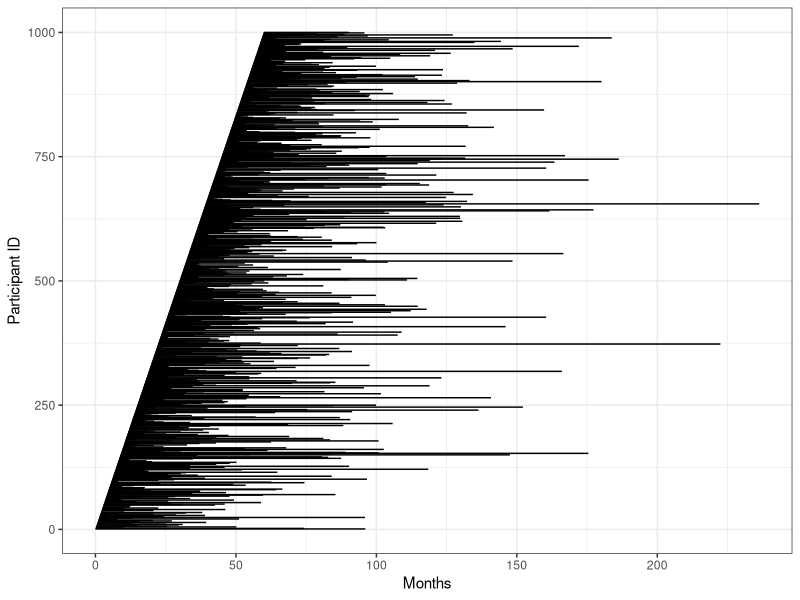
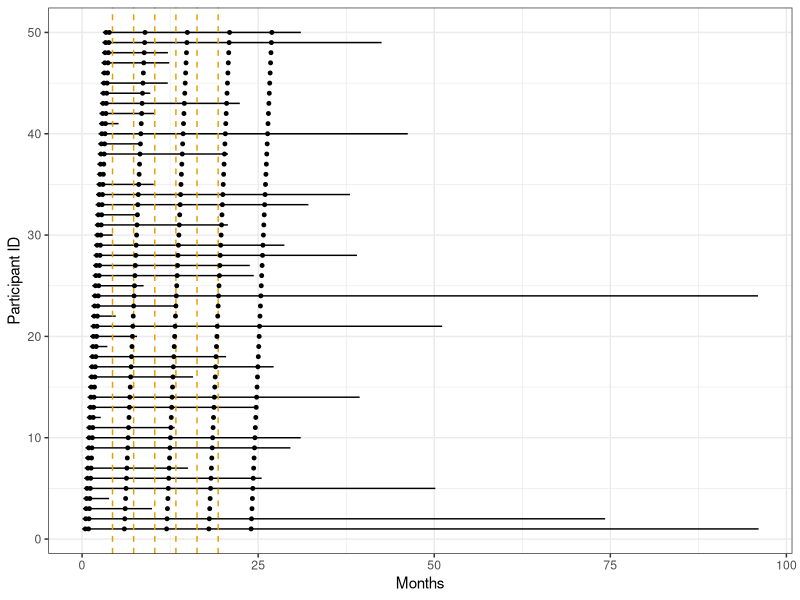
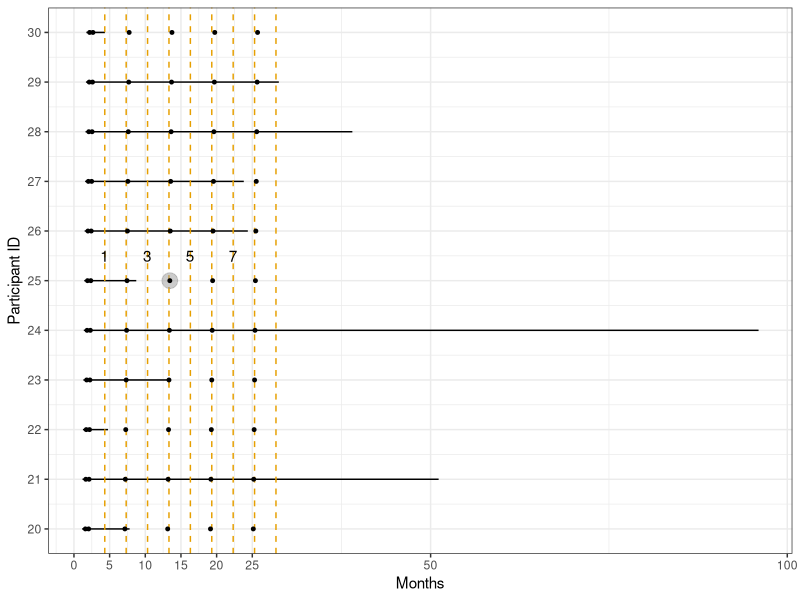

These charts were generated, in order, by the following R code:
## ---- chunk 1
knitr::opts_chunk$set(echo = TRUE)
## ---- chunk 2
suppressPackageStartupMessages(library(data.table))
suppressPackageStartupMessages(library(truncnorm))
suppressPackageStartupMessages(library(ggplot2))
suppressPackageStartupMessages(library(dplyr))
suppressPackageStartupMessages(library(tidyr))

ggplot2::theme_set(theme_bw())
## ---- chunk 3

day_to_month <- function(x){return(x / days_per_month)}
# colourblind palette
cbPalette <- c("#999999", "#E69F00", "#56B4E9", "#009E73", 
               "#F0E442", "#0072B2", "#D55E00", "#CC79A7")

set.seed(2)
n <- 1000
interim_period <- 3
people_per_interim_period <- 50
months_per_person <- interim_period / people_per_interim_period
max_age_fu_months <- 36
median_time_to_event <- 20
days_per_month <- 365.25/12

dt <- data.table(id = numeric(n),
                 accrt = numeric(n),      # time of randomisation
                 age_months = numeric(n), # age at time of randomisation
                 trial_months_at_max_age = numeric(n),
                 evtt = numeric(n),
                 cent_at_interim = rep(NA, n),
                 cent_at_max = rep(NA, n),
                 obst = rep(NA, n),
                 cen = rep(NA, n)) # censoring variable (0 = not censored, 1 = censored)

dt[,id := 1:n]

# age is at time of randomisation, i.e. at their accrual time
dt[,age_months := rtruncnorm(n,6,12,6.5,1)]
# linear accrual (dream on)
dt[,accrt := (id - 1) * months_per_person]
# the limiting month of the trial at which fu ceases for each individual
dt[,trial_months_at_max_age := max_age_fu_months - age_months + accrt]

# generate events following exponential distribution
mu <- log(2)/median_time_to_event 
dt[, evtt := stats::rexp(n, rate = mu) + accrt]

dt[, fu1 := accrt + day_to_month(14)]
dt[, fu2 := accrt + day_to_month(28)]
dt[, surveillance1 := accrt + 6]
dt[, surveillance2 := accrt + 12]
dt[, surveillance3 := accrt + 18]
dt[, surveillance4 := accrt + 24]

## ---- chunk 4
ggplot(dt) +
  geom_segment(aes(x = accrt, y = id, xend = evtt, yend = id)) +
  scale_x_continuous("Months")+
  scale_y_continuous("Participant ID")
## ---- chunk 5
person50accrt <- dt[50,accrt]
timeinterim1 <- person50accrt + day_to_month(14+28)

dt2 <- dt %>%
  dplyr::filter(id <= 50) 

ggplot(dt2) +
  geom_segment(aes(x = accrt, y = id, xend = evtt, yend = id)) +
  scale_x_continuous("Months")+
  scale_y_continuous("Participant ID")+
  geom_vline(xintercept = timeinterim1, colour = cbPalette[2], linetype = 2)+
  geom_vline(xintercept = timeinterim1 + 3, colour = cbPalette[2], linetype = 2)+
  geom_vline(xintercept = timeinterim1 + 3 * 2, colour = cbPalette[2], linetype = 2)+
  geom_vline(xintercept = timeinterim1 + 3 * 3, colour = cbPalette[2], linetype = 2)+
  geom_vline(xintercept = timeinterim1 + 3 * 4, colour = cbPalette[2],  linetype = 2)+
  geom_vline(xintercept = timeinterim1 + 3 * 5, colour = cbPalette[2],  linetype = 2)+
  geom_point(aes(y = id, x = fu1), size = 1) +
  geom_point(aes(y = id, x = fu2), size = 1) +
  geom_point(aes(y = id, x = surveillance1), size = 1) +
  geom_point(aes(y = id, x = surveillance2), size = 1) +
  geom_point(aes(y = id, x = surveillance3), size = 1) +
  geom_point(aes(y = id, x = surveillance4), size = 1) 
## ---- chunk 6
dt3 <- dt %>%
  dplyr::filter(id >= 20 & id <= 30) 
dftmp <- dt %>%
  dplyr::filter(id == 25)
ggplot(dt3) +
  geom_segment(aes(x = accrt, y = id, xend = evtt, yend = id)) +
  scale_x_continuous("Months", breaks = c(0, 5, 10, 15, 20, 25, 50, 100))+
  scale_y_continuous("Participant ID", breaks = seq(from = 20, to = 30, by = 1))+
  geom_vline(xintercept = timeinterim1, colour = cbPalette[2], linetype = 2)+
  geom_vline(xintercept = timeinterim1 + 3, colour = cbPalette[2], linetype = 2)+
  geom_vline(xintercept = timeinterim1 + 3 * 2, colour = cbPalette[2], linetype = 2)+
  geom_vline(xintercept = timeinterim1 + 3 * 3, colour = cbPalette[2], linetype = 2)+
  geom_vline(xintercept = timeinterim1 + 3 * 4, colour = cbPalette[2],  linetype = 2)+
  geom_vline(xintercept = timeinterim1 + 3 * 5, colour = cbPalette[2],  linetype = 2)+
  geom_vline(xintercept = timeinterim1 + 3 * 6, colour = cbPalette[2],  linetype = 2)+
  geom_vline(xintercept = timeinterim1 + 3 * 7, colour = cbPalette[2],  linetype = 2)+
  geom_vline(xintercept = timeinterim1 + 3 * 8, colour = cbPalette[2],  linetype = 2)+
  annotate("text", x = timeinterim1, y = 25.5, label = "1")+
  annotate("text", x = timeinterim1 + 3 * 2, y = 25.5, label = "3")+
  annotate("text", x = timeinterim1 + 3 * 4, y = 25.5, label = "5")+
  annotate("text", x = timeinterim1 + 3 * 6, y = 25.5, label = "7")+
  geom_point(aes(y = id, x = fu1), size = 1) +
  geom_point(aes(y = id, x = fu2), size = 1) +
  geom_point(data = dftmp, aes(y = id, x = surveillance2), 
             colour = cbPalette[1], size = 5, alpha = 0.5)+
  geom_point(aes(y = id, x = surveillance1), size = 1) +
  geom_point(aes(y = id, x = surveillance2), size = 1) +
  geom_point(aes(y = id, x = surveillance3), size = 1) +
  geom_point(aes(y = id, x = surveillance4), size = 1) 
  
